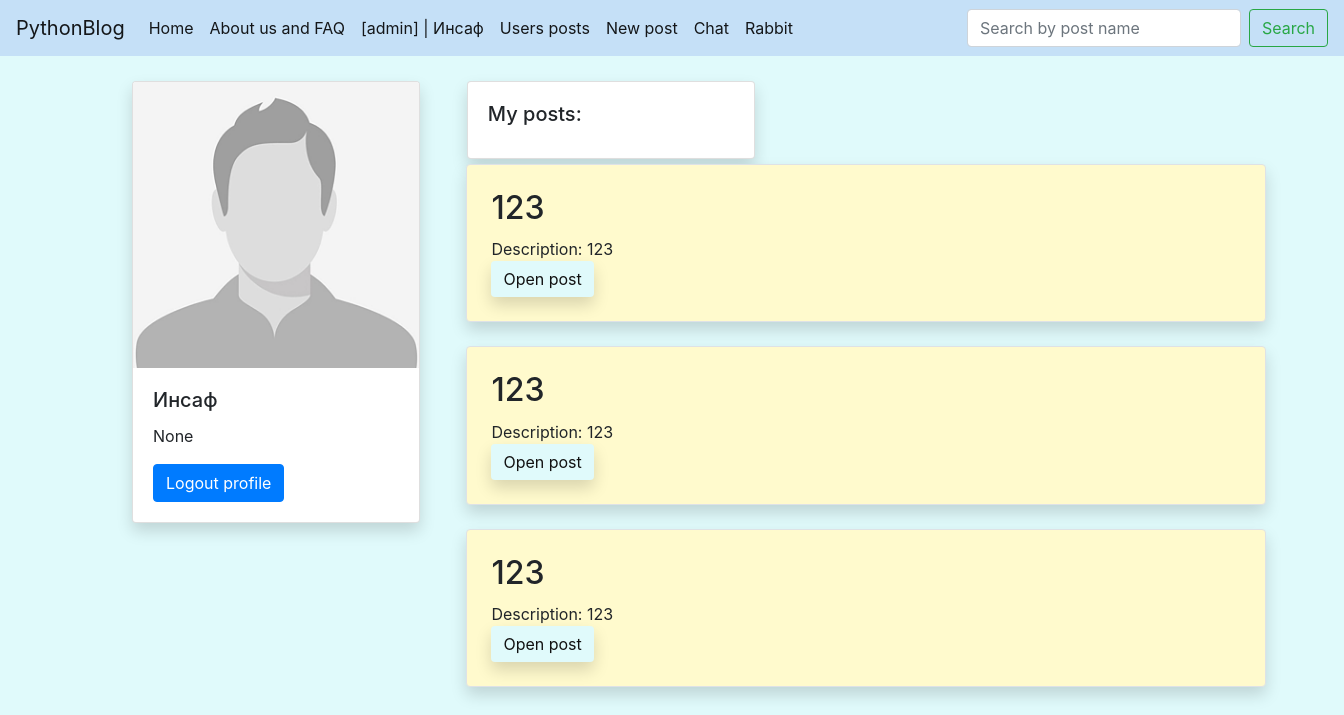
Screenshot of /profile (signed in) with the database file from the repository.
### data/users.py (models this page shows, shortened)
class User(SqlAlchemyBase, UserMixin):
    __tablename__ = 'users'
    id = sqlalchemy.Column(sqlalchemy.Integer,
                           primary_key=True, autoincrement=True)
    name = sqlalchemy.Column(sqlalchemy.String, nullable=True)
    email = sqlalchemy.Column(sqlalchemy.String,
                              index=True, unique=True, nullable=True)
    about_me = sqlalchemy.Column(sqlalchemy.String, nullable=True)
    hashed_password = sqlalchemy.Column(sqlalchemy.String, nullable=True)
    is_admin = sqlalchemy.Column(sqlalchemy.Boolean, default=False)
    created_date = sqlalchemy.Column(sqlalchemy.DateTime,
                                     default=datetime.datetime.now)
    news = orm.relation("News", back_populates='user')

### data/news.py (models this page shows)
class News(SqlAlchemyBase):
    __tablename__ = 'news'
    id = sqlalchemy.Column(sqlalchemy.Integer,
                           primary_key=True, autoincrement=True)
    title = sqlalchemy.Column(sqlalchemy.String, nullable=True)
    description = sqlalchemy.Column(sqlalchemy.String, nullable=True)
    content = sqlalchemy.Column(sqlalchemy.String, nullable=True)
    created_date = sqlalchemy.Column(sqlalchemy.DateTime,
                                     default=datetime.datetime.now)
    category = sqlalchemy.Column(sqlalchemy.String, default='Other')
    is_private = sqlalchemy.Column(sqlalchemy.Boolean, default=True)
    to_rabbit = sqlalchemy.Column(sqlalchemy.Boolean, default=False)
    user_id = sqlalchemy.Column(sqlalchemy.Integer,
                                sqlalchemy.ForeignKey("users.id"))
    user = orm.relation('User')

### main.py (the view)
@app.route('/profile')
def profile():
    session = db_session.create_session()
    news = session.query(News).filter(News.user_id == current_user.id)
    return render_template('profile.html', news=news)

### data/db_session.py (called while the page is built)
def create_session() -> Session:
    global __factory
    return __factory()

### main.py (called while the page is built)
@login_manager.user_loader
def load_user(user_id):
    session = db_session.create_session()
    return session.query(User).get(user_id)

### templates/profile.html (shortened to what this page needs)
{% extends 'base.html' %}
{% block content %}
<div class="card shadow" style="width: 18rem; position: absolute;; top: 25px">
  <img src="static/img/profile.jpg" class="card-img-top" alt="">
  <div class="card-body">
    <h5 class="card-title">{{current_user.name}}</h5>
    <p class="card-text">{{current_user.about_me}}</p>
    <a href="{{url_for('logout')}}" class="btn btn-primary">Logout profile</a>
  </div>
</div>
<div class="card shadow" style="width: 18rem; top: 25px; left: 31%">
  <div class="card-body">
    <h5 class="card-title">My posts:</h5>
  </div>
</div>
{% for item in news%}
<li style="list-style-type: None; position: relative; left: 18%; top: 30px"><div class="container col-md6 border rounded shadow p-4 mb-4" style="background-color: #FFFACD;
width: 50rem">
    <h2>{{item.title}}</h2>
    <div style="margin-top: 10px;">
        <div id="c{{item.id}}">
        </div>
        <a href="/post_output/{{item.id}}" class="btn btn-primary shadow " style="background: #e0fafb;
                                                        outline: none;
                                                        border: 0;
                                                        color: #111111">
            Open post</a>
    </div>
</div>
</li>
{% endfor %}
{% endblock %}

### templates/base.html (shortened to what this page needs)
<!DOCTYPE html>
<html lang="en">
<head>
    <link rel="stylesheet" href="https://stackpath.bootstrapcdn.com/bootstrap/4.4.1/css/bootstrap.min.css" integrity="
    sha384-Vkoo8x4CGsO3+Hhxv8T/Q5PaXtkKtu6ug5TOeNV6gBiFeWPGFN9MuhOf23Q9Ifjh">
    <link rel="stylesheet" href="//maxcdn.bootstrapcdn.com/font-awesome/4.3.0/css/font-awesome.min.css">
</head>
<body style="background-color: 	#e0fafb;">
<header>
    <nav class="navbar navbar-expand navbar-light" style="background-color: #c5e0f7;">
      <a class="navbar-brand" href="#">PythonBlog</a>
      <div class="collapse navbar-collapse" id="navbarSupportedContent">
        <ul class="navbar-nav mr-auto">
          <li class="nav-item active">
            <a class="nav-link" href="{{ url_for('index') }}">Home <span class="sr-only">(current)</span></a>
          </li>
            <li class="nav-item active">
            <a class="nav-link" href="{{url_for('faq')}}">About us and FAQ</a>
          </li>
            {% if current_user.is_authenticated %}
                {% if current_user.is_admin %}
                <li class="nav-item active">
                <a class="nav-link" href="{{ url_for('profile') }}">[admin] | {{ current_user.name }}</a>
              </li>
                <li class="nav-item active">
                        <a class="nav-link" href="{{url_for('user_post')}}">Users posts</a>
                      </li>
                {% else %}
                <li class="nav-item active">
                <a class="nav-link" href="{{ url_for('profile') }}">{{ current_user.name }}</a>
              </li>
                {% endif %}
            <li class="nav-item active">
                <a class="nav-link" href="{{ url_for('add_news') }}">New post</a>
              </li>
            <li class="nav-item active">
                <a class="nav-link" href="{{ url_for('chat') }}">Chat</a>
              </li>
            <li class="nav-item active">
            <a class="nav-link" href="{{url_for('main_rabbit')}}">Rabbit</a>
          </li>
            {% endif %}
        </ul>
        <form class="form-inline my-2 my-lg-0" method="GET">
          <input class="form-control mr-sm-2" name="s" type="search" placeholder="Search by post name"
                 aria-label="Search" value="{{request.args.get('s', '')}}">
          <button class="btn btn-outline-success my-2 my-sm-0" type="submit">Search</button>
        </form>
      </div>
    </nav>
</header>
<div class="container" >
        <div class="col">
            {% block content %}
            {% endblock %}
        </div>
    </div>
</body>
</html>

### rows the page displays
User: name "Инсаф", about_me "None"
News: title "123"
News: title "123"
News: title "123"
